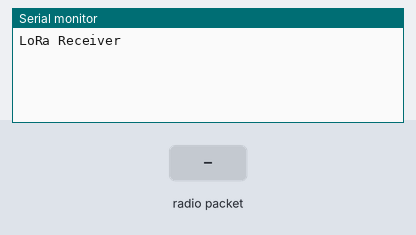
The sketch below on a simulated Arduino Uno, built with avr-gcc and run on an emulated ATmega328P. Parts: the last lines printed to the serial monitor. The test bench sets the inputs (shaded band). No radio packets arrive unless stated.

Above: at 1.2 s.
1.3 s: radio packet "1" arrives
At 1.6 s:
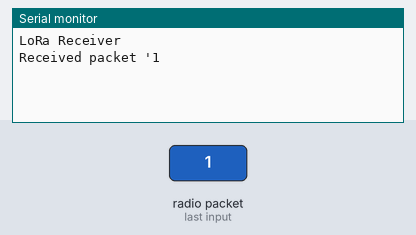
2.8 s: radio packet "0" arrives
At 4.0 s:
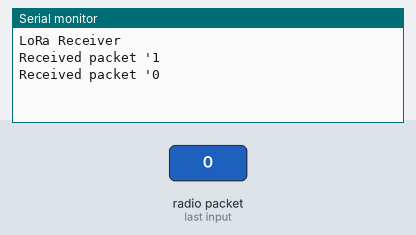
4.3 s: radio packet "2" arrives
At 5.1 s:
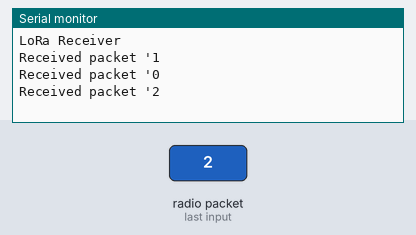

The sketch:

LoRaReceiver_v0.ino
```cpp
#include <SPI.h>
#include <LoRa.h>

String msg;
void setup() {
  Serial.begin(9600);
  LoRa.setPins(8,12,3);

  //LoRa.setPins(4,7,2);
  while (!Serial);

  Serial.println("LoRa Receiver");

  if (!LoRa.begin(433E6)) {
    Serial.println("Starting LoRa failed!");
    while (1);
  }
  LoRa.setSpreadingFactor(9);
  LoRa.setSignalBandwidth(41.25E3);
  //LoRa.setCodingRate4(8);
  //LoRa.setPreambleLength(6);
}

void loop() {
  // try to parse packet
  int packetSize = LoRa.parsePacket();
  if (packetSize) {
    // received a packet
    Serial.print("Received packet '");
    // read packet
    while (LoRa.available()) {
      msg += (char)LoRa.read();
    }
    //do string operation
    Serial.println(msg);
    //clear string
    msg = "";
    // print RSSI of packet
    //Serial.print("' with RSSI ");
    //Serial.println(LoRa.packetRssi());
  }
}
```

Measured:
- after the input at 1.3 s, the serial monitor: prints a new line at once (image 1)
- after the input at 2.8 s, the serial monitor: prints a new line at once (image 2)
- after the input at 4.3 s, the serial monitor: prints a new line at once (image 3)
